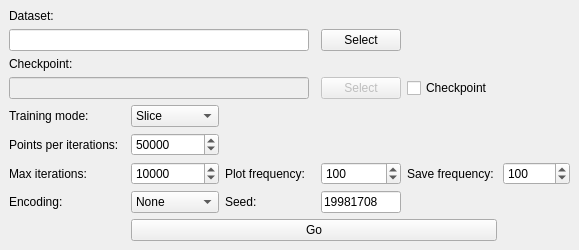
<?xml version="1.0" encoding="UTF-8"?>
<ui version="4.0">
 <class>StartWindow</class>
 <widget class="QMainWindow" name="StartWindow">
  <property name="geometry">
   <rect>
    <x>0</x>
    <y>0</y>
    <width>574</width>
    <height>243</height>
   </rect>
  </property>
  <property name="windowTitle">
   <string>NeUF starter</string>
  </property>
  <widget class="QWidget" name="centralwidget">
   <layout class="QGridLayout" name="gridLayout">
    <item row="7" column="3">
     <widget class="QSpinBox" name="spinBox_miter">
      <property name="maximum">
       <number>100000000</number>
      </property>
      <property name="singleStep">
       <number>10</number>
      </property>
      <property name="value">
       <number>10000</number>
      </property>
     </widget>
    </item>
    <item row="8" column="1">
     <widget class="QLabel" name="label_7">
      <property name="text">
       <string>Encoding:</string>
      </property>
     </widget>
    </item>
    <item row="8" column="3">
     <widget class="QComboBox" name="comboBox_2">
      <item>
       <property name="text">
        <string>None</string>
       </property>
      </item>
      <item>
       <property name="text">
        <string>Hash</string>
       </property>
      </item>
      <item>
       <property name="text">
        <string>Frequency</string>
       </property>
      </item>
     </widget>
    </item>
    <item row="6" column="1">
     <widget class="QLabel" name="label_6">
      <property name="text">
       <string>Points per iterations:</string>
      </property>
     </widget>
    </item>
    <item row="7" column="1">
     <widget class="QLabel" name="label_2">
      <property name="text">
       <string>Max iterations:</string>
      </property>
     </widget>
    </item>
    <item row="2" column="1" colspan="4">
     <widget class="QLineEdit" name="lineEdit_data"/>
    </item>
    <item row="10" column="1">
     <spacer name="horizontalSpacer">
      <property name="orientation">
       <enum>Qt::Horizontal</enum>
      </property>
      <property name="sizeHint" stdset="0">
       <size>
        <width>40</width>
        <height>20</height>
       </size>
      </property>
     </spacer>
    </item>
    <item row="10" column="3" colspan="5">
     <widget class="QPushButton" name="pushButton">
      <property name="text">
       <string>Go</string>
      </property>
     </widget>
    </item>
    <item row="5" column="1">
     <widget class="QLabel" name="label_5">
      <property name="text">
       <string>Training mode:</string>
      </property>
     </widget>
    </item>
    <item row="2" column="6">
     <widget class="QPushButton" name="pushButton_data">
      <property name="text">
       <string>Select</string>
      </property>
     </widget>
    </item>
    <item row="5" column="3">
     <widget class="QComboBox" name="comboBox">
      <item>
       <property name="text">
        <string>Slice</string>
       </property>
      </item>
      <item>
       <property name="text">
        <string>Random</string>
       </property>
      </item>
     </widget>
    </item>
    <item row="9" column="3">
     <spacer name="verticalSpacer">
      <property name="orientation">
       <enum>Qt::Vertical</enum>
      </property>
      <property name="sizeHint" stdset="0">
       <size>
        <width>20</width>
        <height>40</height>
       </size>
      </property>
     </spacer>
    </item>
    <item row="0" column="1">
     <widget class="QLabel" name="label">
      <property name="text">
       <string>Dataset:</string>
      </property>
     </widget>
    </item>
    <item row="7" column="8">
     <widget class="QSpinBox" name="spinBox_save">
      <property name="minimum">
       <number>1</number>
      </property>
      <property name="maximum">
       <number>100000</number>
      </property>
      <property name="value">
       <number>100</number>
      </property>
     </widget>
    </item>
    <item row="7" column="7">
     <widget class="QLabel" name="label_4">
      <property name="text">
       <string>Save frequency: </string>
      </property>
     </widget>
    </item>
    <item row="7" column="4">
     <widget class="QLabel" name="label_3">
      <property name="text">
       <string>Plot frequency: </string>
      </property>
     </widget>
    </item>
    <item row="10" column="8">
     <spacer name="horizontalSpacer_2">
      <property name="orientation">
       <enum>Qt::Horizontal</enum>
      </property>
      <property name="sizeHint" stdset="0">
       <size>
        <width>40</width>
        <height>20</height>
       </size>
      </property>
     </spacer>
    </item>
    <item row="6" column="3">
     <widget class="QSpinBox" name="spinBox_piter">
      <property name="enabled">
       <bool>true</bool>
      </property>
      <property name="minimum">
       <number>1</number>
      </property>
      <property name="maximum">
       <number>1000000</number>
      </property>
      <property name="value">
       <number>50000</number>
      </property>
     </widget>
    </item>
    <item row="4" column="1" colspan="4">
     <widget class="QLineEdit" name="lineEdit_ckpt">
      <property name="enabled">
       <bool>false</bool>
      </property>
     </widget>
    </item>
    <item row="7" column="6">
     <widget class="QSpinBox" name="spinBox_plot">
      <property name="minimum">
       <number>1</number>
      </property>
      <property name="maximum">
       <number>1000000</number>
      </property>
      <property name="value">
       <number>100</number>
      </property>
     </widget>
    </item>
    <item row="4" column="7">
     <widget class="QCheckBox" name="checkBox_ckpt">
      <property name="text">
       <string>Checkpoint</string>
      </property>
     </widget>
    </item>
    <item row="4" column="6">
     <widget class="QPushButton" name="pushButton_ckpt">
      <property name="enabled">
       <bool>false</bool>
      </property>
      <property name="text">
       <string>Select</string>
      </property>
     </widget>
    </item>
    <item row="8" column="4">
     <widget class="QLabel" name="label_8">
      <property name="text">
       <string>Seed:</string>
      </property>
     </widget>
    </item>
    <item row="8" column="6">
     <widget class="QLineEdit" name="lineEdit_seed">
      <property name="text">
       <string>19981708</string>
      </property>
     </widget>
    </item>
    <item row="3" column="1">
     <widget class="QLabel" name="label_9">
      <property name="text">
       <string>Checkpoint:</string>
      </property>
     </widget>
    </item>
   </layout>
  </widget>
 </widget>
 <resources/>
 <connections/>
</ui>
